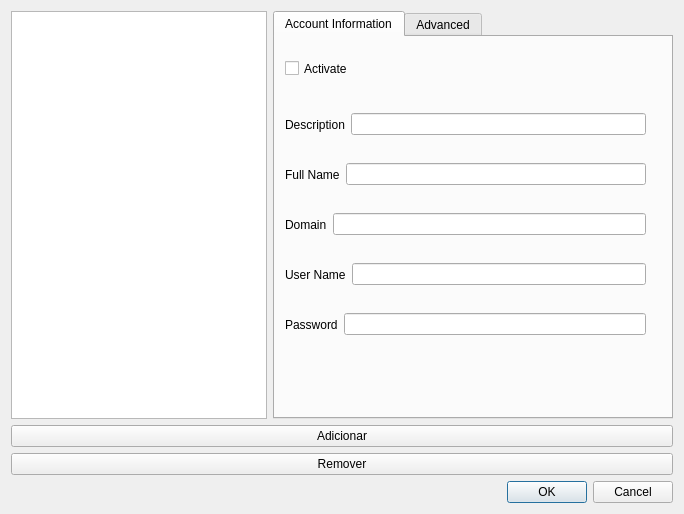
<?xml version="1.0" encoding="UTF-8"?>
<ui version="4.0">
 <class>settings</class>
 <widget class="QDialog" name="settings">
  <property name="geometry">
   <rect>
    <x>0</x>
    <y>0</y>
    <width>684</width>
    <height>514</height>
   </rect>
  </property>
  <property name="windowTitle">
   <string>Settings</string>
  </property>
  <property name="sizeGripEnabled">
   <bool>false</bool>
  </property>
  <property name="modal">
   <bool>true</bool>
  </property>
  <layout class="QVBoxLayout" name="verticalLayout">
   <item>
    <layout class="QHBoxLayout" name="horizontalLayout">
     <item>
      <widget class="QListWidget" name="telephonesList">
       <property name="sizePolicy">
        <sizepolicy hsizetype="Fixed" vsizetype="Expanding">
         <horstretch>0</horstretch>
         <verstretch>0</verstretch>
        </sizepolicy>
       </property>
      </widget>
     </item>
     <item>
      <widget class="QTabWidget" name="tabWidget">
       <widget class="QWidget" name="accountInfo">
        <attribute name="title">
         <string>Account Information</string>
        </attribute>
        <widget class="QWidget" name="formLayoutWidget">
         <property name="geometry">
          <rect>
           <x>10</x>
           <y>70</y>
           <width>361</width>
           <height>35</height>
          </rect>
         </property>
         <layout class="QHBoxLayout" name="horizontalLayout_2">
          <item>
           <widget class="QLabel" name="label">
            <property name="text">
             <string>Description</string>
            </property>
           </widget>
          </item>
          <item>
           <widget class="QLineEdit" name="descriptionEdit"/>
          </item>
         </layout>
        </widget>
        <widget class="QWidget" name="formLayoutWidget_2">
         <property name="geometry">
          <rect>
           <x>10</x>
           <y>120</y>
           <width>361</width>
           <height>35</height>
          </rect>
         </property>
         <layout class="QHBoxLayout" name="horizontalLayout_3">
          <item>
           <widget class="QLabel" name="label_2">
            <property name="text">
             <string>Full Name</string>
            </property>
           </widget>
          </item>
          <item>
           <widget class="QLineEdit" name="nameEdit"/>
          </item>
         </layout>
        </widget>
        <widget class="QWidget" name="formLayoutWidget_3">
         <property name="geometry">
          <rect>
           <x>10</x>
           <y>170</y>
           <width>361</width>
           <height>35</height>
          </rect>
         </property>
         <layout class="QHBoxLayout" name="horizontalLayout_4">
          <item>
           <widget class="QLabel" name="label_3">
            <property name="text">
             <string>Domain</string>
            </property>
           </widget>
          </item>
          <item>
           <widget class="QLineEdit" name="domainEdit"/>
          </item>
         </layout>
        </widget>
        <widget class="QWidget" name="formLayoutWidget_4">
         <property name="geometry">
          <rect>
           <x>10</x>
           <y>220</y>
           <width>361</width>
           <height>35</height>
          </rect>
         </property>
         <layout class="QHBoxLayout" name="horizontalLayout_5">
          <item>
           <widget class="QLabel" name="label_4">
            <property name="text">
             <string>User Name</string>
            </property>
           </widget>
          </item>
          <item>
           <widget class="QLineEdit" name="usernameEdit"/>
          </item>
         </layout>
        </widget>
        <widget class="QWidget" name="formLayoutWidget_5">
         <property name="geometry">
          <rect>
           <x>10</x>
           <y>270</y>
           <width>361</width>
           <height>35</height>
          </rect>
         </property>
         <layout class="QHBoxLayout" name="horizontalLayout_6">
          <item>
           <widget class="QLabel" name="label_5">
            <property name="text">
             <string>Password</string>
            </property>
           </widget>
          </item>
          <item>
           <widget class="QLineEdit" name="passwordEdit"/>
          </item>
         </layout>
        </widget>
        <widget class="QCheckBox" name="activeCheckbox">
         <property name="geometry">
          <rect>
           <x>10</x>
           <y>20</y>
           <width>94</width>
           <height>23</height>
          </rect>
         </property>
         <property name="text">
          <string>Activate</string>
         </property>
        </widget>
       </widget>
       <widget class="QWidget" name="advanced">
        <attribute name="title">
         <string>Advanced</string>
        </attribute>
       </widget>
      </widget>
     </item>
    </layout>
   </item>
   <item>
    <widget class="QPushButton" name="addAccount">
     <property name="text">
      <string>Adicionar</string>
     </property>
    </widget>
   </item>
   <item>
    <widget class="QPushButton" name="removeAccount">
     <property name="text">
      <string>Remover</string>
     </property>
    </widget>
   </item>
   <item>
    <widget class="QDialogButtonBox" name="buttonBox">
     <property name="orientation">
      <enum>Qt::Horizontal</enum>
     </property>
     <property name="standardButtons">
      <set>QDialogButtonBox::Cancel|QDialogButtonBox::Ok</set>
     </property>
    </widget>
   </item>
  </layout>
 </widget>
 <resources/>
 <connections>
  <connection>
   <sender>buttonBox</sender>
   <signal>accepted()</signal>
   <receiver>settings</receiver>
   <slot>accept()</slot>
   <hints>
    <hint type="sourcelabel">
     <x>224</x>
     <y>487</y>
    </hint>
    <hint type="destinationlabel">
     <x>157</x>
     <y>274</y>
    </hint>
   </hints>
  </connection>
  <connection>
   <sender>buttonBox</sender>
   <signal>rejected()</signal>
   <receiver>settings</receiver>
   <slot>reject()</slot>
   <hints>
    <hint type="sourcelabel">
     <x>292</x>
     <y>493</y>
    </hint>
    <hint type="destinationlabel">
     <x>286</x>
     <y>274</y>
    </hint>
   </hints>
  </connection>
 </connections>
</ui>
